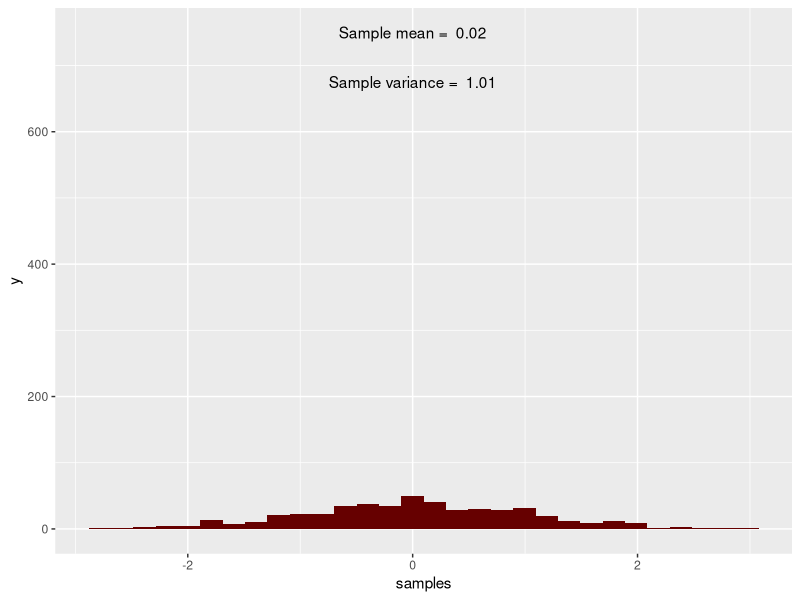
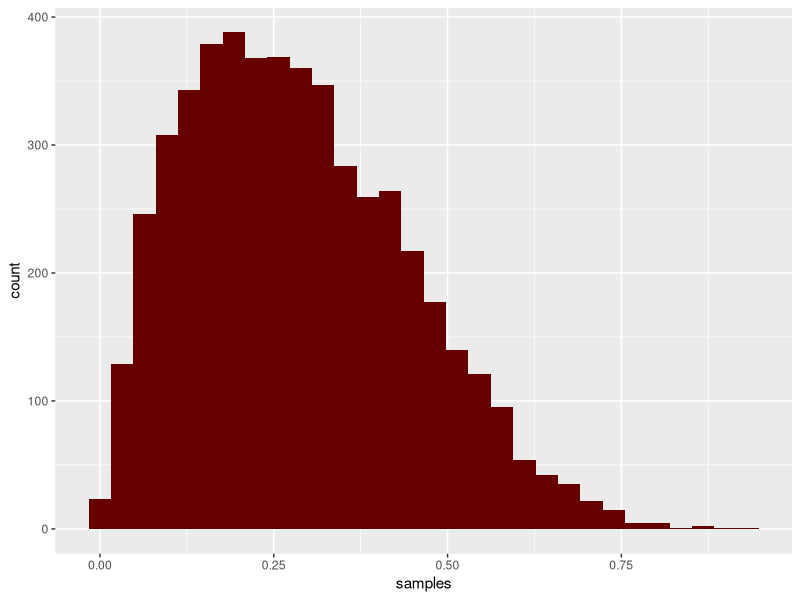

R code for these plots, in order: (Note: this script raises an error after producing the figures.)
## ----setup, include=FALSE------------------------------------------------------------------------------------
knitr::opts_chunk$set(echo = FALSE)


## ----echo = TRUE, fig.height=2, fig.width=4, warning = FALSE, comment=FALSE----------------------------------
library(ggplot2)
norm_df <- data.frame(samples = rnorm(500))    # Generate samples from distribution

suppressWarnings(ggplot(norm_df, aes(samples)) + 
  geom_histogram(fill = "#660000") + 
  annotate("text", x = 0, y = 750, label = paste("Sample mean = ", round(mean(norm_df$samples),2))) + annotate("text", x = 0, y = 675, label = paste("Sample variance = ", round(sd(norm_df$samples),2))))



## ----echo = TRUE, fig.height=2, fig.width=4, warning = F-----------------------------------------------------
beta_df <- data.frame(samples = rbeta(n = 5000, shape1 = 2, shape2 = 5))

suppressWarnings(ggplot(beta_df, aes(samples)) + geom_histogram(fill = "#660000"))


## ----setup2, out.width='50%', fig.align='center', fig.cap='', warning = F, message = F-----------------------
knitr::include_graphics(here::here('Modules/02_Intro_Bayes/files_for_slides/coyote.jpg'))


## ----echo = T------------------------------------------------------------------------------------------------
set.seed(277)
y <- rbinom(n = 20,size = 1, prob = 0.7)  # note truth here is 0.7 - probability of detecting, observing, surviving, etc.



## ------------------------------------------------------------------------------------------------------------
beta_df <- data.frame(p = seq(0, 1, 0.01),
                      value = dbeta(seq(0, 1, 0.01), 8, 4),
                      dist = rep(c("Prior"), 101))

(p <- ggplot() + geom_path(data = beta_df, aes(x = p, y = value, group = dist, linetype = dist)) +
  scale_y_continuous("Density") +
  scale_linetype_manual(values = c("solid", "dotted")))


## ----echo = T, eval= F---------------------------------------------------------------------------------------
## 
## dbinom(x = 0:5, size = 5, prob = 0.2)

## ----echo =F, eval= T----------------------------------------------------------------------------------------

round(dbinom(x = 0:5, size = 5, prob = 0.2),2)


## ----echo = T, eval = F--------------------------------------------------------------------------------------
## posterior <- function(p, data){
##   prior <- dbeta(x = p, shape1 = 8, shape2 = 4)
##   like <- prod(dbinom(x = data, size=1, p=p)) # prod because more than one observation
##   return(like*prior)}


## ----echo = T, eval = F--------------------------------------------------------------------------------------
## # Initial Value (Starting Point) for MCMC
## p <- runif(1)
## (p)


## ----echo = T, eval = F--------------------------------------------------------------------------------------
## proposal <- function(p, sigma2){
##   alpha <- p * ((p * (1 - p) / sigma2) - 1)
##   beta <- (1 - p) * ((p * (1 - p) / sigma2) - 1)
## 
##   proposal <- rbeta(n = 1, shape1 = alpha, shape2 = beta)
##   return(proposal)
## }


## ----echo = T, eval = F--------------------------------------------------------------------------------------
## # MCMC set-up and 'tuning' parameter
## # tuning perturbs current value of parameter by some random noise
## n.iters <- 10000
## tune  <- 0.05 # you can try different tuning values to see its impact on acceptance rate
## 


## ----echo = T, eval = F--------------------------------------------------------------------------------------
## keep_p <- rep(0,n.iters) #holder for output
## 
## for(i in 1:n.iters){
## 
##   # Draw a candidate and compute acceptance ratio**:
## 
##   can <- rnorm(1,p,tune)
##   if(can < 0 | can > 1){next}
##   p1  <- posterior(can,y)
##   p2  <- posterior(p,y)
##   R   <- p1/p2
##   R   <- ifelse(R>1,1,R)
## 
##   # Make a decision:
##   keep <- rbinom(1,1,R)==1
##   # keep <- runif(1) < R # alternative approach
##   if(keep){
##     p <- can  #here is where we overwrite our initial p with our candidate value if it passes test
##   }
##   keep_p[i] <- p #store values of p - this is our *chain*!
## 
## }
## 


## ----echo = F, eval = T--------------------------------------------------------------------------------------
# Code for writing a Metropolis sampler for a 1D posterior

## -- -- -- -- -- -- -- -- -- -- -- -- -- -- -- -- -- -- -- -- -- -- -- -- -- --

# Function to compute the posterior distribution:
# Posterior is proportional to likelihood * prior
# Likelihood: Y[i] ~ Bern(p)            # binomial with a single trial
# Prior:      p ~ Beta(a, b)            # Beta(1,1) ~~ uniform(0,1)
posterior <- function(p, data){
  prior <- dbeta(x = p, shape1 = 8, shape2 = 4)
  like <- prod(dbinom(data, size=1, p=p)) # prod because more than one observation
  return(like*prior)}

sampleStats <- function(x){
  mean <- mean(x)
  sd <- sd(x)
  quants <- quantile(x, probs = c(0.025, 0.5, 0.975))
  out <- matrix(data = c(mean, sd, quants), nrow = 1, dimnames = list(1,c('mean',
                                                                          'sd',
                                                                          'lower95',
                                                                          'median',
                                                                          'upper95')))
  return(out)
}


# Simulate data
set.seed(277)
y <- rbinom(20,1,0.7)  # note truth here is 0.7 - probability of detecting, observing, surviving, etc.


# Compute the posterior on a grid for plotting below
p_grid <- seq(0,1,length=100)
dense <- rep(0,100)
for(i in 1:100){
  dense[i] <- posterior(p = p_grid[i], data = y)
}


# MCMC set-up and 'tuning' parameter
# tuning perturbs current value of parameter by some random noise
n.iters <- 10000
tune  <- 0.05 # you can try different tuning values to see its impact on acceptance rate


#initial (starting) value of mcmc
p <- runif(1)
keep_p <- rep(0,n.iters)


# **If the product of likelihood and prior is greater for the 
# proposed value of p than for the initial/current value,
# the proposed value is accepted, though if the initial/current value is smaller than
# the proposed value, initial/current may still be accepted, but is done so only with a probability equal to the ratio R.

# Begin the MCMC loop
for(i in 1:n.iters){
  
  # Draw a candidate and compute acceptance ratio**:

  can <- rnorm(1,p,tune)
  if(can < 0 | can > 1){next} 
  p1  <- posterior(can,y) 
  p2  <- posterior(p,y)
  R   <- p1/p2
  R   <- ifelse(R>1,1,R)

  
  # Make a decision: 
  keep <- rbinom(1,1,R)==1
  # keep <- runif(1) < R # alternative approach
  if(keep){
    p <- can  #here is where we overwrite our initial p with our candidate value if it passes test
  }
  keep_p[i] <- p
  
}


## ----echo = T, eval=T----------------------------------------------------------------------------------------

sampleStats <- function(x){
  mean <- mean(x)
  sd <- sd(x)
  quants <- quantile(x, probs = c(0.025, 0.5, 0.975))
  out <- matrix(data = c(mean, sd, quants), nrow = 1, dimnames = list(1,c('mean',
                                                                          'sd',
                                                                          'lower95',
                                                                          'median',
                                                                          'upper95')))
  return(out)
}

# summarize MCMC
sampleStats(keep_p)

# plot posterior density
par(ask=F,mfrow=c(1,2))
plot(density(keep_p), frame = FALSE, col = "#660000",main = "", lwd = 2,
     xlab=expression(p),ylab=expression(paste("f(",p,"|Y)")))

# plot MCMC chain trace plot

post_grid <- seq(0,1,length=length(keep_p))
plot(post_grid,keep_p,type="l",lwd=2,
     xlab=expression(p),ylab=expression(paste("f(",p,"|Y)")))



## ----echo = F------------------------------------------------------------------------------------------------
chains <- data.frame(iteration = rep(seq(1:n.iters), 3),
                     chain = rep(c("1", "2", "3"), each = n.iters),
                     p = sample(keep_p[10:n.iters], n.iters * 3, replace = TRUE))

ggplot(chains, aes(x = iteration, y = p, color = chain)) + geom_path() +
  scale_color_manual(values = c("#660000", "#00CCCC", "#66CC00")) +
  ggthemes::theme_clean()


## ----fig.height=4, fig.width=8, echo = F---------------------------------------------------------------------
poster <- data.frame(iteration = 1:n.iters, p = keep_p)

a1 <- ggplot(poster[1:100,], aes(x = iteration, y = p)) + 
  geom_path(color = "#660000") +
  scale_y_continuous(expression(p))

a2 <- ggplot(poster[1:100,], aes(x = p)) + geom_density() +
  scale_x_continuous(expression(p))

b1 <- ggplot(poster[1:500,], aes(x = iteration, y = p)) + 
  geom_path(color = "#660000") +
  scale_y_continuous(expression(p))

b2 <- ggplot(poster[1:500,], aes(x = p)) + geom_density() +
  scale_x_continuous(expression(p))

c1 <- ggplot(poster[1:5000,], aes(x = iteration, y = p)) + 
  geom_path(color = "#660000") +
  scale_y_continuous(expression(p))

c2 <- ggplot(poster[1:5000,], aes(x = p)) + geom_density() +
  scale_x_continuous(expression(p))

d1 <- ggplot(poster, aes(x = iteration, y = p)) + 
  geom_path(color = "#660000") +
  scale_y_continuous(expression(p))

d2 <- ggplot(poster, aes(x = p)) + geom_density() +
  scale_x_continuous(expression(p))

cowplot::plot_grid(a1, b1, c1, d1, a2, b2, c2, d2, 
                   labels = c("1A)", "2A)","3A)", "4A)",
                              "1B)", "2B)", "3B)", "4B)"),
                   nrow = 2)



## ----fig.height=3, fig.width=5-------------------------------------------------------------------------------
ggplot(chains, aes(x = iteration, y = p, color = chain)) + geom_path() +
  scale_color_manual(values = c("#660000", "#00CCCC", "#66CC00")) +
  ggthemes::theme_clean()


## ----out.width='50%', fig.align='center', fig.cap='', warning = F, message = F-------------------------------
knitr::include_graphics(here::here('Modules/02_Intro_Bayes/files_for_slides/converge1.jpg'))
knitr::include_graphics(here::here('Modules/02_Intro_Bayes/files_for_slides/converge2.jpg'))
knitr::include_graphics(here::here('Modules/02_Intro_Bayes/files_for_slides/converge3.jpg'))
knitr::include_graphics(here::here('Modules/02_Intro_Bayes/files_for_slides/converge4.jpg'))


## ----fig.height=3, fig.width=5-------------------------------------------------------------------------------
ggplot(poster[1:100,], aes(x = iteration, y = p)) + 
  geom_path(color = "#660000") +
  scale_y_continuous(expression(p))


## ----fig.height=3, fig.width=5-------------------------------------------------------------------------------
ggplot(poster, aes(x = iteration, y = p)) + 
  geom_path(color = "#660000") +
  scale_y_continuous(expression(p))

